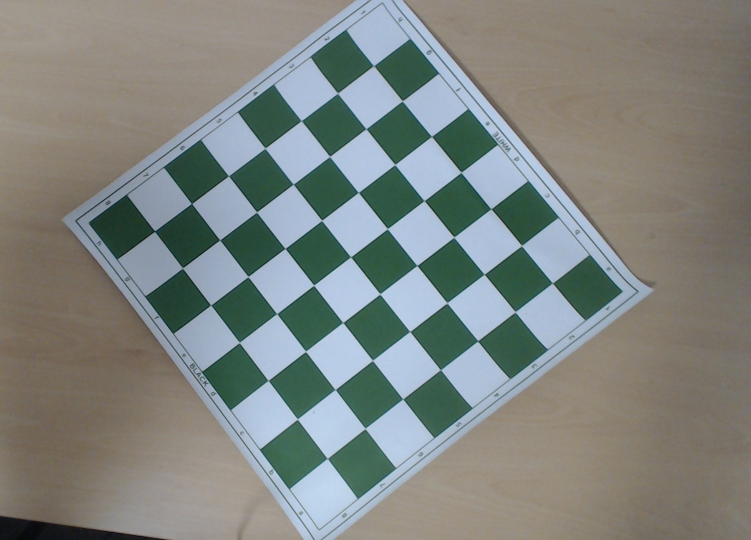
#> input picture data/raw/tablero_inclinado_3.jpg, 1501 x 1080 px (shown at 1/2 size)
$ jupyter execute analisis_rotado.ipynb
#> lines starting #> are read from the running program, lines starting #| are printed output that depends on the picture; after the words box and inside, x2 and y2 are one past the last pixel; in counts of white or black regions, pixels touching at a corner belong together
[cell 1]
import cv2
import numpy as np
import matplotlib.pyplot as plt
import operator

### Transformada de Fourier

[cell 2]
# 1. Cargar la imagen en escala de grises
ruta = "../../../data/raw/tablero_inclinado_3.jpg"
imagen = cv2.imread(ruta, 0)
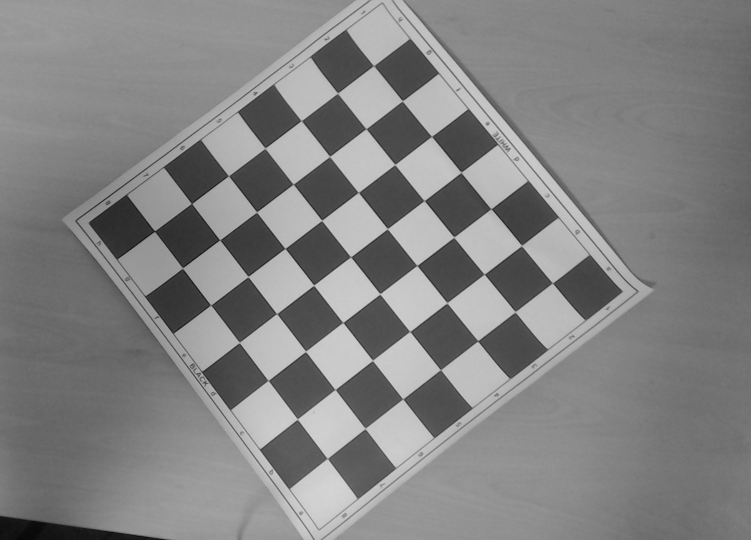
#> imagen: shape (1080, 1501) (shown at 1/2 size); min 3, max 218, mean 130.5

if imagen is None:
    print("¡Error! No se encontró la imagen 'tablero_inclinado.jpg' en la ruta especificada.")
else:
    # 2. Calcular la Transformada de Fourier Discreta (2D)
    f = np.fft.fft2(imagen)

    # 3. Cambiar el componente de frecuencia cero (DC) al centro de la imagen
    # Si no hacemos esto, el centro de las frecuencias quedaría en la esquina superior izquierda.
    fshift = np.fft.fftshift(f)

    # 4. Calcular la magnitud del espectro
    # Usamos la escala logarítmica log(1 + |fshift|) para comprimir el rango dinámico y que sea visible
    espectro_magnitud = 20 * np.log(np.abs(fshift) + 1)
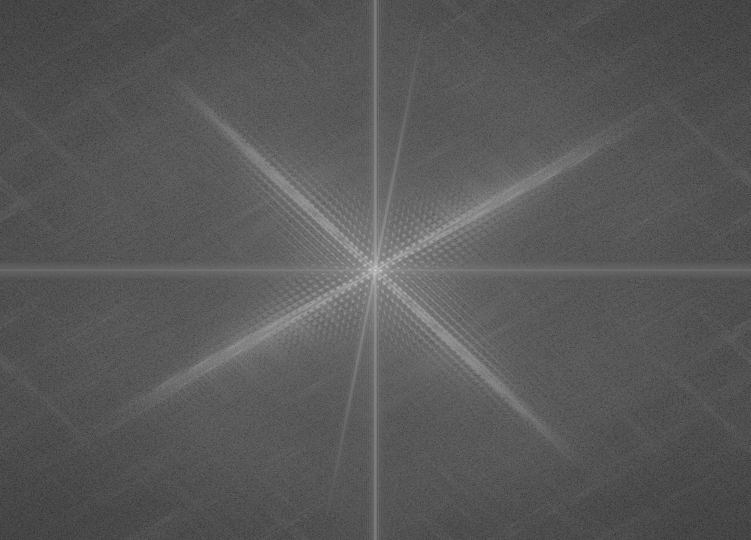
#> espectro_magnitud: shape (1080, 1501) float64 (shown at 1/2 size); min 25.5, max 383.4, mean 150; drawn with min black and max white
    espectro_8u = np.uint8(cv2.normalize(espectro_magnitud, None, 0, 255, cv2.NORM_MINMAX))
    # 5. Mostrar los resultados lado a lado
    fig, axs = plt.subplots(1, 2, figsize=(14, 7))

    # Imagen Original
    axs[0].imshow(imagen, cmap='gray')
    axs[0].set_title('Imagen Original (Tablero Inclinado)')
    axs[0].axis('off')

    # Espectro de Fourier
    axs[1].imshow(espectro_magnitud, cmap='gray')
    axs[1].set_title('Espectro de Magnitud (Fourier)')
    axs[1].axis('off')

    plt.tight_layout()
    plt.show()
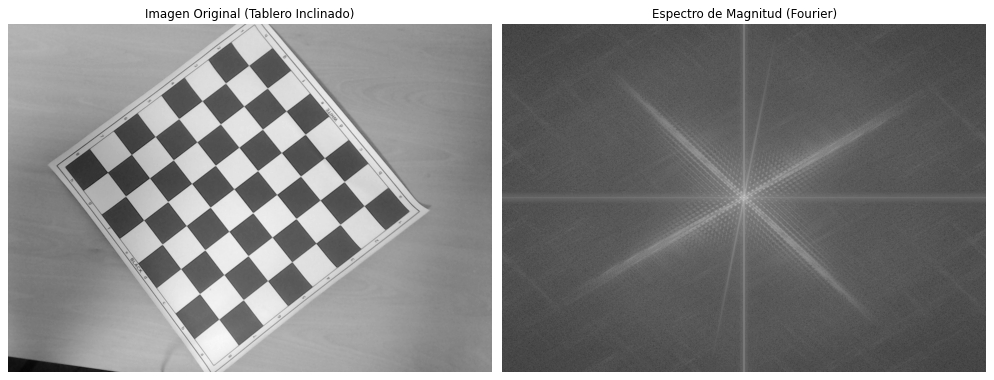
#> figure drawn by matplotlib, 2 panels

Vamos a rotarlo

[cell 3]
# 1. Preparar el espectro (Binarización para Hough)
espectro_8u = np.uint8(cv2.normalize(espectro_magnitud, None, 0, 255, cv2.NORM_MINMAX))
umbral_dinamico = np.percentile(espectro_8u, 99.5)
#> umbral_dinamico = 148
_, espectro_binario = cv2.threshold(espectro_8u, umbral_dinamico, 255, cv2.THRESH_BINARY)
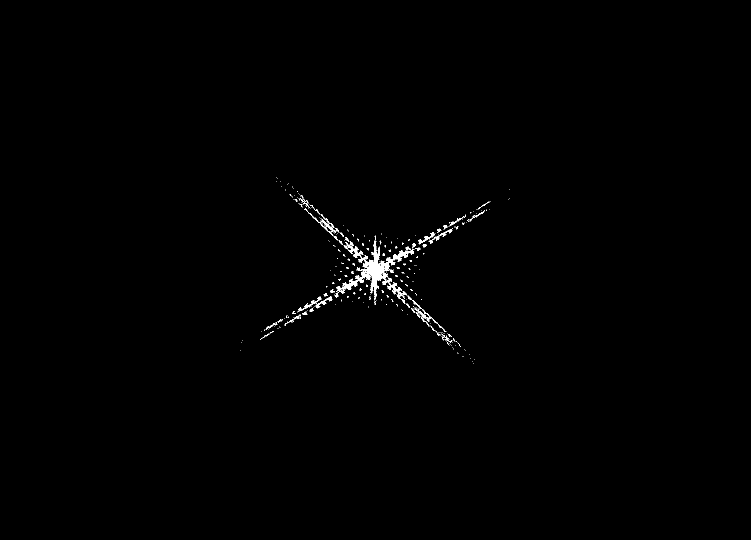
#> espectro_binario: shape (1080, 1501) (shown at 1/2 size); 0.49% white; 317 white regions (276 under 20 px), largest, box (x1, y1, x2, y2) and area: (672, 481, 829, 600) 4097, (608, 417, 677, 481) 357, (824, 600, 893, 664) 357

# 2. Aplicar la Transformada de Hough de Líneas
# rho = 1 píxel, theta = 1 grado (en radianes), threshold = 50 votos
lineas = cv2.HoughLines(espectro_binario, 1, np.pi / 180, 55)
#> lineas = 1139 rows, first 8: [849, 1.03], [-110, 2.32], [-123, 2.32], [829, 1.08], [-151, 2.36], [-146, 2.36], [855, 1.01], [853, 1.01]
# 3. Imprimir los resultados
if lineas is not None:
    print(f"Se detectaron {len(lineas)} líneas en el espectro.")
#| Se detectaron 1139 líneas en el espectro.
    for i, linea in enumerate(lineas[:10]):  # Muestra las primeras 10 líneas
        rho, theta = linea[0]
        grado = np.degrees(theta)
        print(f"Línea {i+1}: rho = {rho:.2f}, theta(rad) = {theta:.2f}, ángulo = {grado:.2f}°")
#> this loop made 10 passes
#> (rho, theta, grado) on passes 1 to 8: (849, 1.03, 59), (-110, 2.32, 133), (-123, 2.32, 133), (829, 1.08, 62), (-151, 2.36, 135), (-146, 2.36, 135), (855, 1.01, 58), (853, 1.01, 58)
#> (printed output is left out)
else:
    print("No se detectaron líneas con los parámetros actuales.")

[cell 4]
# 1. Crear una copia del espectro para dibujar las líneas encima
espectro_lineas = cv2.cvtColor(espectro_8u, cv2.COLOR_GRAY2RGB)

# 2. Dibujar las líneas encontradas por Hough sobre el espectro
if lineas is not None:
    for linea in lineas:
        rho, theta = linea[0]
        a = np.cos(theta)
        b = np.sin(theta)
        x0 = a * rho
        y0 = b * rho
        # Extender la línea para que cruce toda la imagen
        x1 = int(x0 + 1000 * (-b))
        y1 = int(y0 + 1000 * (a))
        x2 = int(x0 - 1000 * (-b))
        y2 = int(y0 - 1000 * (a))

        cv2.line(espectro_lineas, (x1, y1), (x2, y2), (255, 0, 0), 2)
#> this loop made 1139 passes
#> (rho, theta, a, b, x0, y0, x1, y1) on passes 1 to 3: (849, 1.03, 0.515, 0.857, 437.3, 727.7, -419, 1242), (-110, 2.32, -0.682, 0.731, 75.02, -80.45, -656, -762), (-123, 2.32, -0.682, 0.731, 83.89, -89.96, -647, -771)
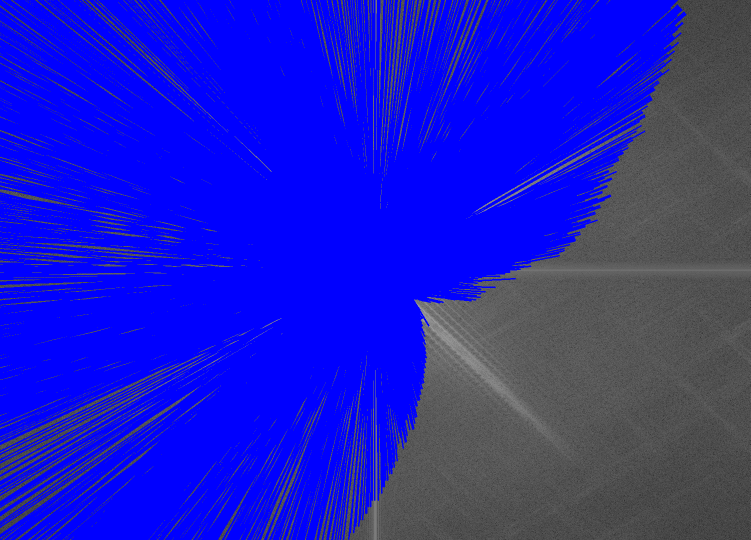
#> espectro_lineas: shape (1080, 1501, 3) (shown at 1/2 size); mean B, G, R 192.1, 31.1, 31.1

# 3. Mostrar el espectro binario al lado del espectro con las líneas marcadas
fig, axs = plt.subplots(1, 2, figsize=(14, 7))

axs[0].imshow(espectro_binario, cmap='gray')
axs[0].set_title('Espectro Binario (Entrada de Hough)')
axs[0].axis('off')

axs[1].imshow(espectro_lineas)
axs[1].set_title('Tendencias Encontradas (Líneas Rojas)')
axs[1].axis('off')

plt.tight_layout()
plt.show()

clusterizamos los resultados encontramos en un k-means y los intentamos agrupar en dos numeros distintos (por la rotacion)

[cell 5]
from sklearn.cluster import KMeans

# 1. Crear la lista y guardar TODOS los resultados de Hough
lista_resultados = []

if lineas is not None:
    for linea in lineas:
        rho, theta = linea[0]
        grado = np.degrees(theta)
        lista_resultados.append({
            "rho": rho,
            "theta_rad": theta,
            "angulo_grado": grado
        })

        print(grado)
#> this loop made 1139 passes
#> linea on passes 24 to 26: [[844, 1.05]], [[861, 0.995]], [[859, 0.995]]
#> (printed output is left out)

    # 2. Construir la matriz 'datos_completos' para tener los promedios a mano
    datos_completos = np.array([[l["rho"], l["theta_rad"], l["angulo_grado"]] for l in lista_resultados])

    # 3. Extraer solo los ángulos para pasárselos a K-Means
    angulos = datos_completos[:, 2].reshape(-1, 1)

    # 4. Ejecutar K-Means para agrupar en 2 tendencias y generar las 'etiquetas'
    kmeans = KMeans(n_clusters=2, random_state=42, n_init='auto').fit(angulos)
    etiquetas = kmeans.labels_

    print(f"K-Means finalizado. Se etiquetaron {len(etiquetas)} líneas en 2 grupos.")
else:
    print("No hay líneas detectadas para procesar.")

agrupamos por un algoritmo no supervisado con k-means y rotamos con aquellos grupos que tengan menor desvio.

[cell 6]
# --- 1. IDENTIFICAR EL CLÚSTER CON MENOR DESVÍO ESTÁNDAR ---
mejor_grupo = None
menor_desvio = float('inf')
angulo_final_tablero = 0.0

for grupo in np.unique(etiquetas):
    # Filtrar índices de las líneas de este grupo
    indices_grupo = np.where(etiquetas == grupo)[0]
    angulos_grupo = datos_completos[indices_grupo, 2]

    # Calcular la desviación estándar (desvío) del grupo actual
    desvio_actual = np.std(angulos_grupo)
    print(f"Clúster {grupo + 1}: Desvío estándar angular = {desvio_actual:.4f}°")

    # Nos quedamos con el que tenga menor dispersión
    if desvio_actual < menor_desvio:
        menor_desvio = desvio_actual
        mejor_grupo = grupo
        # Guardamos su ángulo promedio
        angulo_final_tablero = np.mean(angulos_grupo)
#> this loop made 2 passes

print("\n--- SELECCIÓN DE TENDENCIA MÁS SÓLIDA ---")
print(f"Clúster seleccionado por estabilidad: Tendencia {mejor_grupo + 1}")
print(f"Ángulo base del clúster: {angulo_final_tablero:.2f}°")

# --- 2. CALCULAR LOS GRADOS DE ROTACIÓN REALES ---
# Calculamos la distancia angular al eje puro más cercano (0°, 90° o 180°)
desviacion_vertical = abs(90.0 - angulo_final_tablero)
desviacion_horizontal_0 = abs(0.0 - angulo_final_tablero)
desviacion_horizontal_180 = abs(180.0 - angulo_final_tablero)

# Nos quedamos con los grados mínimos necesarios para enderezar
grados_rotacion = min(desviacion_vertical, desviacion_horizontal_0, desviacion_horizontal_180)
print(f"Grados netos a rotar: {grados_rotacion:.2f}°")

# --- 3. ROTAR LA IMAGEN ORIGINAL ---
(h, w) = imagen.shape[:2]
centro = (w // 2, h // 2)

# Generamos la matriz de transformación y aplicamos el giro
M = cv2.getRotationMatrix2D(centro, grados_rotacion, 1.0)
imagen_rotada = cv2.warpAffine(imagen, M, (w, h), flags=cv2.INTER_CUBIC, borderMode=cv2.BORDER_REPLICATE)

# --- 4. MOSTRAR EL RESULTADO DE LA ROTACIÓN ---
fig, axs = plt.subplots(1, 2, figsize=(14, 7))

axs[0].imshow(imagen, cmap='gray')
axs[0].set_title('Imagen Original (Inclinada)')
axs[0].axis('off')

axs[1].imshow(imagen_rotada, cmap='gray')
axs[1].set_title(f'Rotada ({grados_rotacion:.2f}°)')
axs[1].axis('off')

plt.tight_layout()
plt.show()

ahroa vemos si con la rotacion identifica el rectangulo

[cell 7]
import cv2
import numpy as np
import matplotlib.pyplot as plt

if imagen_rotada is None:
    print("No se pudo cargar la imagen. Revisa la ruta.")
else:
    # 2. SUAVIZADO: Eliminamos imperfecciones o texturas sutiles
    desenfocado = cv2.GaussianBlur(imagen_rotada, (5, 5), 0)

    # 3. CANNY (REALCE DE BORDES): Busca cambios bruscos de intensidad.
    # Los valores 50 y 150 son los umbrales de sensibilidad.
    bordes_canny = cv2.Canny(desenfocado, 50, 150)
#> bordes_canny: shape (1080, 1501); 1.6% white in thin lines or dots, all inside (x1, y1, x2, y2) = (202, 0, 1176, 1080)

    # 4. OPERACIÓN MORFOLÓGICA (CIERRE): Creamos un "bloque" de 5x5 píxeles
    # para conectar líneas del borde exterior que hayan quedado separadas o rotas.
    kernel = np.ones((5, 5), np.uint8)
    bordes_cerrados = cv2.morphologyEx(bordes_canny, cv2.MORPH_CLOSE, kernel)
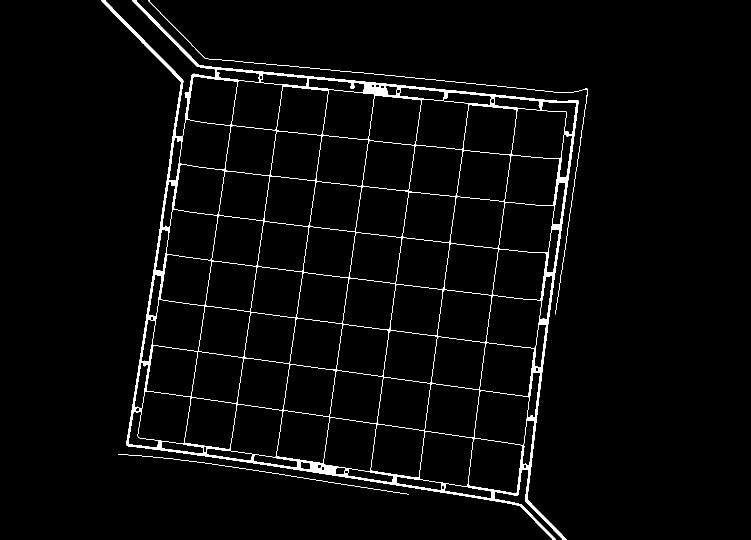
#> bordes_cerrados: shape (1080, 1501) (shown at 1/2 size); 2.6% white; 3 white regions, box (x1, y1, x2, y2) and area: (202, 0, 1157, 1080) 40502, (296, 0, 1176, 629) 1472, (236, 908, 818, 989) 587

    # 5. ENCONTRAR CONTORNOS: Buscamos solo el contorno más externo
    contornos, _ = cv2.findContours(bordes_cerrados, cv2.RETR_EXTERNAL, cv2.CHAIN_APPROX_SIMPLE)

    # Ordenamos por tamaño (área) de mayor a menor
    contornos = sorted(contornos, key=cv2.contourArea, reverse=True)

    tablero_esquinas = None

    # 6. FILTRAR POR RECTÁNGULO: Buscamos cuál de los contornos grandes tiene 4 esquinas
    for c in contornos:
        perimetro = cv2.arcLength(c, True)
        aproximacion = cv2.approxPolyDP(c, 0.02 * perimetro, True)

        if len(aproximacion) == 4:
            tablero_esquinas = aproximacion
            break
#> this loop made 3 passes

    # 7. DIBUJAR Y MOSTRAR TODO EL PROCESO
    if tablero_esquinas is not None:
        print("¡Éxito! Se detectó el recuadro exterior del tablero.")
        cv2.drawContours(imagen_rotada, [tablero_esquinas], -1, (0, 255, 0), 7)
    else:
        print("No se encontró un contorno exterior de 4 esquinas perfecto.")
        print("Intentaremos dibujar el contorno más grande que encontró (tenga o no 4 esquinas) para ver qué pasó:")
        if len(contornos) > 0:
            cv2.drawContours(imagen_rotada, [contornos[0]], -1, (255, 0, 0), 5)
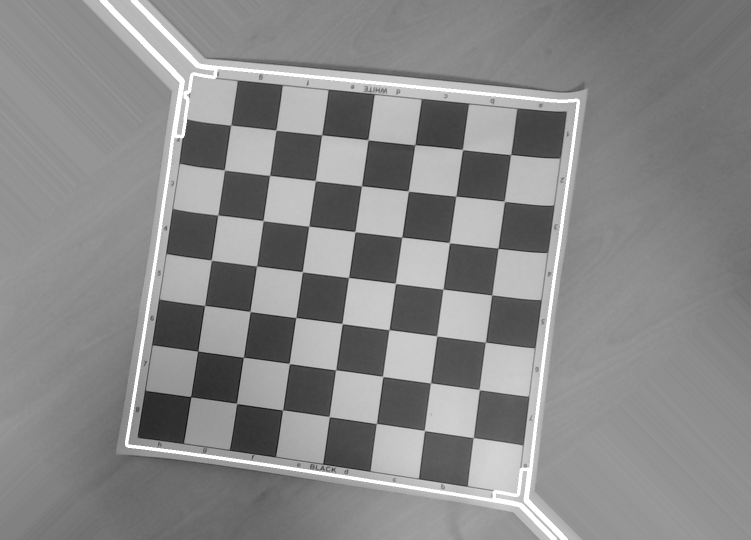
#> imagen_rotada: shape (1080, 1501) (shown at 1/2 size); min 4, max 255, mean 137.2

    # Bloque de visualización en Jupyter para diagnóstico
    fig, axs = plt.subplots(1, 3, figsize=(18, 6))

    axs[0].imshow(bordes_canny, cmap='gray')
    axs[0].set_title("1. Bordes con Canny")
    axs[0].axis('off')

    axs[1].imshow(bordes_cerrados, cmap='gray')
    axs[1].set_title("2. Bordes Cerrados (Morfología)")
    axs[1].axis('off')

    axs[2].imshow(imagen_rotada)
    axs[2].set_title("3. Resultado Final (Verde o Rojo)")
    axs[2].axis('off')

    plt.tight_layout()
    plt.show()

### Rectangulos

[cell 8]
ruta = "../../../data/raw/tablero_inclinado_3.jpg"
imagen = cv2.imread(ruta, 0)

# 1. Detectar bordes en el dominio espacial
bordes = cv2.Canny(imagen, 50, 150)
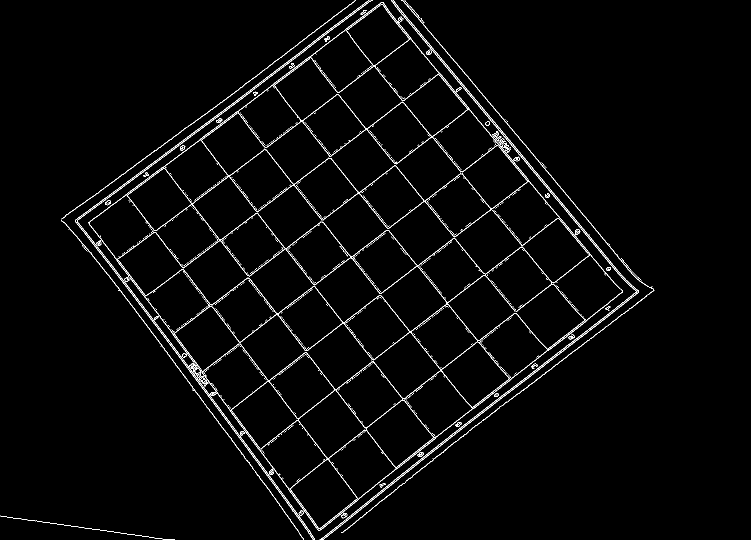
#> bordes: shape (1080, 1501) (shown at 1/2 size); 2.4% white in thin lines or dots, all inside (x1, y1, x2, y2) = (0, 0, 1309, 1080)

# imagen para pintar
imagen_debug = cv2.cvtColor(imagen, cv2.COLOR_GRAY2RGB)

# 2. Encontrar todos los contornos cerrados
contornos, _ = cv2.findContours(bordes, cv2.RETR_LIST, cv2.CHAIN_APPROX_SIMPLE)

angulos = []
for cnt in contornos:
    area = cv2.contourArea(cnt)
    # Filtramos por área para quedarnos solo con las casillas del tablero
    if 100 < area < 100000:
        rect = cv2.minAreaRect(cnt)

        # Extraer esquinas y dibujar el rectángulo en rojo
        box = cv2.boxPoints(rect)
        box = np.int32(box)
        cv2.drawContours(imagen_debug, [box], 0, (255, 0, 0), 2)


        angulo = rect[2]

        # Normalizamos a un rango de 0 a 90 grados
        angulo = angulo % 90.0
        angulos.append(angulo)
#> this loop made 825 passes
#> cnt on passes 7 to 9: [[564, 955], [566, 957]], [[683, 949], [685, 951]], [[558, 947], [559, 948], [559, 949], [560, 949]]
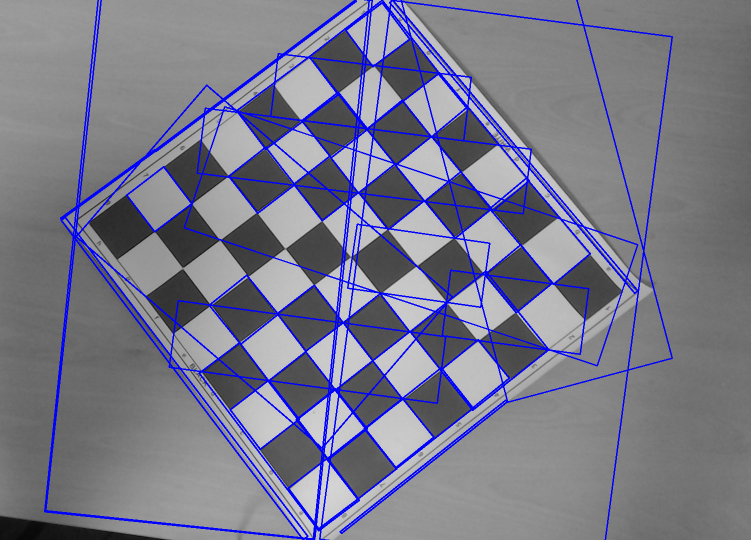
#> imagen_debug: shape (1080, 1501, 3) (shown at 1/2 size); mean B, G, R 138.2, 121.3, 121.3

if angulos:
    # 3. La mediana filtra basura (ruido)
    angulo_mediano = np.median(angulos)

    # 4. Lógica de corrección al eje más cercano
    grados_rotacion = angulo_mediano - 90 if angulo_mediano > 45 else angulo_mediano
    print(f"Grados a rotar calculados por geometría espacial: {grados_rotacion:.2f}°")

    # 5. Aplicar la rotación
    (h, w) = imagen.shape[:2]
    M = cv2.getRotationMatrix2D((w//2, h//2), grados_rotacion, 1.0)
    imagen_rotada = cv2.warpAffine(imagen, M, (w, h), borderMode=cv2.BORDER_REPLICATE)
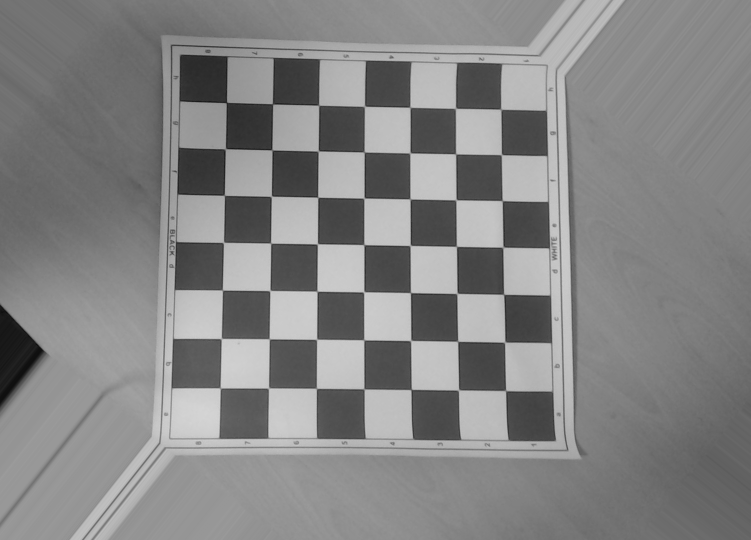
#> imagen_rotada: shape (1080, 1501) (shown at 1/2 size); min 6, max 216, mean 132.2

    # 6. Mostrar resultados con la nueva estructura de grilla
    plt.figure(figsize=(12, 10))

    plt.subplot(2, 2, 1)
    plt.imshow(imagen, cmap='gray')
    plt.title('Original')
    plt.axis('off')

    plt.subplot(2, 2, 2)
    plt.imshow(imagen_rotada, cmap='gray')
    plt.title(f'Rotada ({grados_rotacion:.2f}°)')
    plt.axis('off')

    plt.subplot(2, 1, 2)
    plt.imshow(imagen_debug)
    plt.title('Casillas Detectadas (minAreaRect)')
    plt.axis('off')

    plt.tight_layout()
    plt.show()
else:
    print("No se detectaron casillas claras.")
